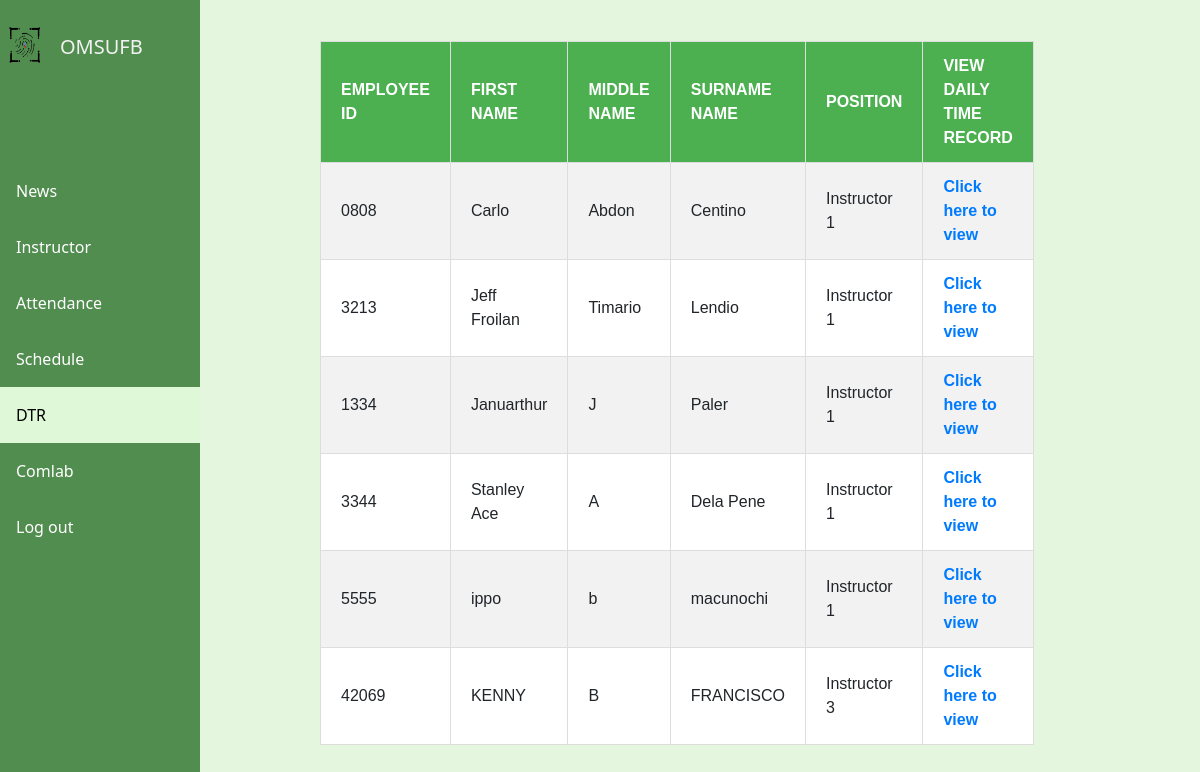
/dtrm/, run on the app's committed database.
### webapp/models.py (models this page shows, shortened)
class Employee(models.Model):
    GENDER_CHOICES = (
        ('Male', 'Male'),
        ('Female', 'Female'),
        ('Other', 'Other'),
    )
    STATUS_CHOICES = (
        ('Full time', 'Full time'),
        ('Part time', 'Part time'),
        ('Permanent', 'Permanent'),
    )
    POSITION_CHOICES = (
        ('Instructor 1', 'Instructor 1'),
        ('Instructor 2', 'Instructor 2'),
        ('Instructor 3', 'Instructor 3'),
    )
    ORGANIZATION_CHOICES = (
        ('Chairperson,DCS', 'Chairperson,DCS'),
        ('Program Chair,CS', 'Program Chair,CS'),
        ('Program Chair, IT', 'Program Chair, IT'),
        ('Instructor', 'Instructor'),
        ('Head, LMS', 'Head, LMS'),
        ('Head, DCS RDE', 'Head, DCS RDE'),
    )
    idNum = models.CharField(max_length=20, unique=True, default='')
    first_name = models.CharField(max_length=100, default='')
    last_name = models.CharField(max_length=100, default='')
    middle_name = models.CharField(max_length=100, blank=True, null=True)
    birthday = models.DateField(default='1999-05-24')  # Set the default birthday to May 24, 1999
    age = models.PositiveIntegerField(default='')  # Set the default age to 25
    status = models.CharField(max_length=20,  default='', choices=STATUS_CHOICES)
    position = models.CharField(max_length=20,default='', choices=POSITION_CHOICES)
    profile = models.ImageField(upload_to='profile_pics', null=True, blank=True)
    gender = models.CharField(max_length=10, choices=GENDER_CHOICES, default='')
    organization = models.CharField(max_length=50,default='', choices= ORGANIZATION_CHOICES)

### webapp/views.py (the view, shortened to what this page needs)
# urls.py: path('dtrm/', views.dtrm, name="dtrm"),
def dtrm(request):
    At = Attendance.objects.all()
    Ls = Employee.objects.all()
    DTR = DailyTimeRecords.objects.all()
    form = Dtrc()
    return render(request, 'pages/dtrm.html',{'DTR': DTR , 'form': form, 'At':At, 'Ls':Ls})

### webapp/templates/pages/dtrm.html (shortened to what this page needs)
{% extends 'pages/index.html' %}
{% load static %}
{% block content %}
{% include 'pages/logout.html' %}
<link rel="stylesheet" href="{% static 'css/global.css' %}">
<link rel="stylesheet" href="{% static 'css/dtrm.css' %}">
<div class="sidebar">
  <div class="logo">
      <img src="{% static 'image/logoams.png' %}" height="50px" width="50px" alt="CVSU logo">
      <h5>OMSUFB</h5>
  </div>
  <br><br><br><br>
  <a href="{% url 'Apost' %}" {% if request.resolver_match.url_name == 'Apost' %}class="active"{% endif %}>News</a>
  <a href="{% url 'main' %}" {% if request.path == '/main/' %}class="active"{% endif %}>Instructor</a>
  <a href="{% url 'attendance' %}" {% if request.path == '/attendance/' %}class="active"{% endif %}>Attendance</a>
  <a href="{% url 'schedule' %}" {% if request.path == '/schedule/' %}class="active"{% endif %}>Schedule</a>
  <a href="{% url 'dtrm' %}" {% if request.path == '/dtrm/' %}class="active"{% endif %}>DTR</a>
  <a href="{% url 'Acomlab' %}" {% if request.path == '/Acomlab/' %}class="active"{% endif %}>Comlab</a>
  <a href="#" id="logoutButton">Log out</a>
</div>
<div class="table-container">
  <table class="table-striped table-bordered table-responsive custom-table">
    <tr>
      <th>Employee ID</th>
      <th>First Name</th>
      <th>Middle Name</th>
      <th>Surname Name</th>
      <th>Position</th>
      <th>View Daily Time Record</th>
    </tr>
    {% for Ls in Ls %}
    <tr>
      <td>{{ Ls.idNum }}</td>
      <td>{{ Ls.first_name }}</td>
      <td>{{ Ls.middle_name }}</td>
      <td>{{ Ls.last_name }}</td>
      <td>{{ Ls.position }}</td>
      <td><a href="{% url 'dtr' Ls.id %}">Click here to view</a></td>
    </tr>
    {% endfor %}
  </table>
</div>
{% endblock %}

### webapp/static/css/dtrm.css (style rules this page uses)
body { background-color: #e4f6de; }
.sidebar { width: 200px; height: 100vh; position: fixed; background:#508D4E; transition: all 0.3s ease; z-index: 1000; padding-top: 20px; }
.sidebar a { display: block; color: white; padding: 16px; text-decoration: none; }
.sidebar a.active { background-color: #dff8d7; color: #000000; }
.logo h5 { margin-left: 60px; color: #f2f2f2; margin-top: -35px; }
.table-container { position: relative; top: 0.5px; left: 25%; width: 60%; height: 200px; }

### webapp/templates/pages/dtrm.html (style rules this page uses)
.table-container { padding: 20px; max-width: 90%; border-radius: 8px }
.custom-table { border-collapse: collapse; margin-top: 20px; font-family: Arial, sans-serif; background-color: #ffffff; }
.custom-table th, .custom-table td { padding: 12px 20px; text-align: left; border: 1px solid #ddd; }
.custom-table th { background-color: #4CAF50; color: white; font-weight: bold; text-transform: uppercase; }
.custom-table tr:nth-child(even) { background-color: #f2f2f2; }
.custom-table td a { color: #007BFF; text-decoration: none; font-weight: bold; }

### data on the page
Employee: idNum "0808", first_name "Carlo", middle_name "Abdon", last_name "Centino", position "Instructor 1"
Employee: idNum "3213", first_name "Jeff Froilan", middle_name "Timario", last_name "Lendio", position "Instructor 1"
Employee: idNum "1334", first_name "Januarthur", middle_name "J", last_name "Paler", position "Instructor 1"
Employee: idNum "3344", first_name "Stanley Ace", middle_name "A", last_name "Dela Pene", position "Instructor 1"
Employee: idNum "5555", first_name "ippo", middle_name "b", last_name "macunochi", position "Instructor 1"
Employee: idNum "42069", first_name "KENNY", middle_name "B", last_name "FRANCISCO", position "Instructor 3"
